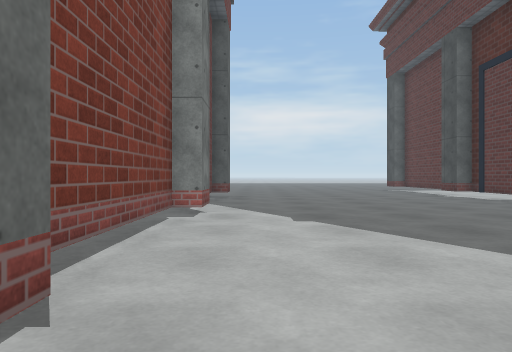
[1] (above)

21 first-person views from a walk through a scene from a Unity 3-D project. The camera is 0.72 m above the floor, looks level and sees 70° across. The floor is counted in squares, 1 m on a side. Each view is taken from the middle of a square. On the plan, view 1 faces up. The plan holds only what a view shows up to about 11 squares ahead; the rest is blank. The place goes on beyond the plan. The player character is not drawn. Some surface patterns are stand-ins.

[2]
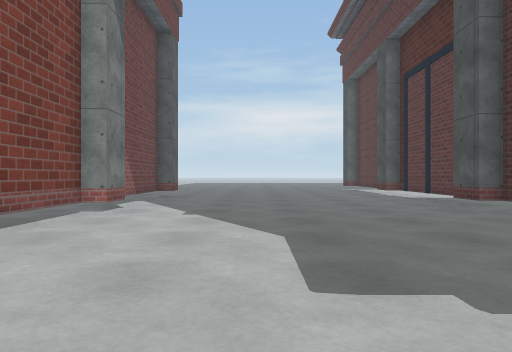

[3]
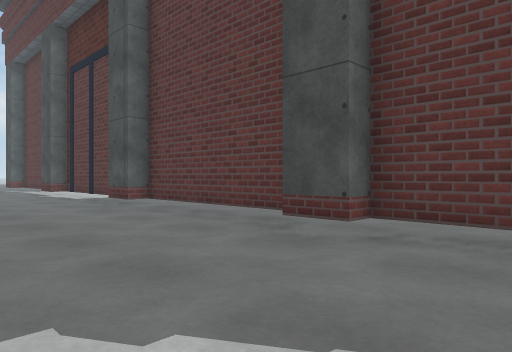

[4]
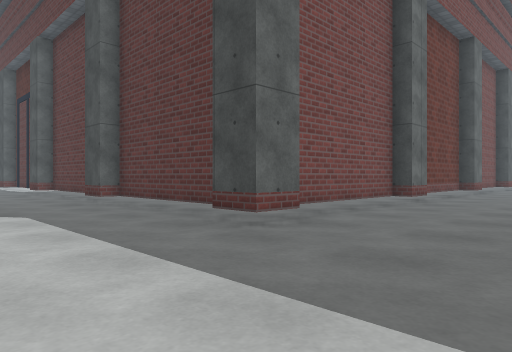

[5]
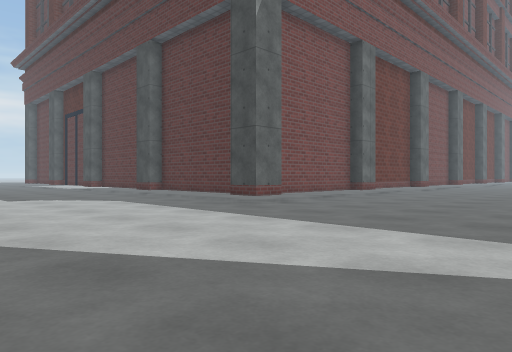

[6]
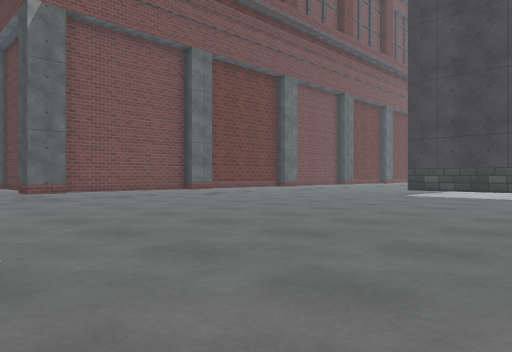

[7]
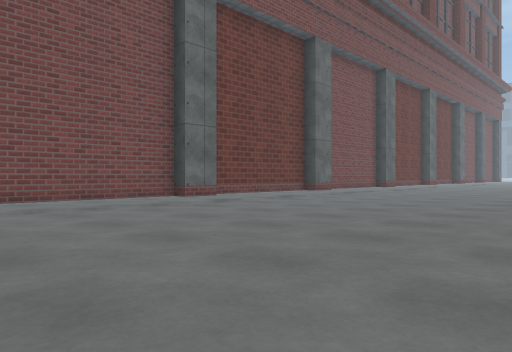

[8]
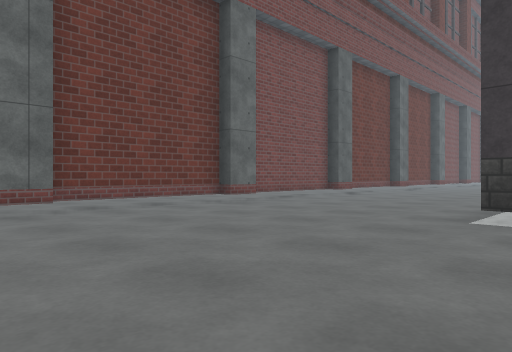

[9]
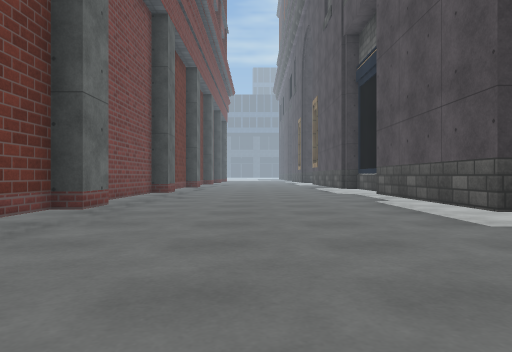

[10]
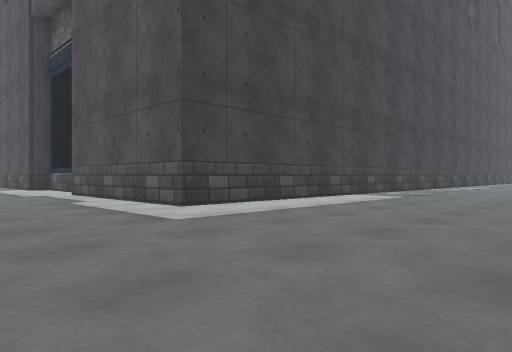

[11]
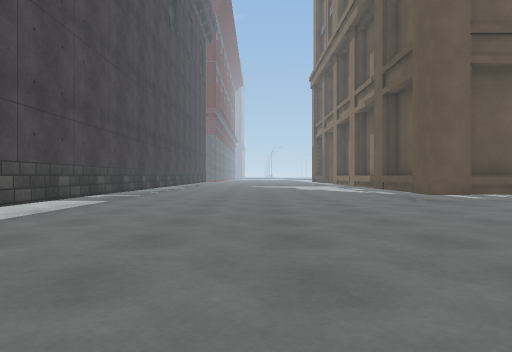

[12]
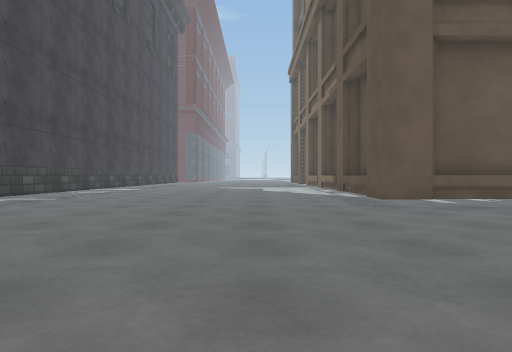

[13]
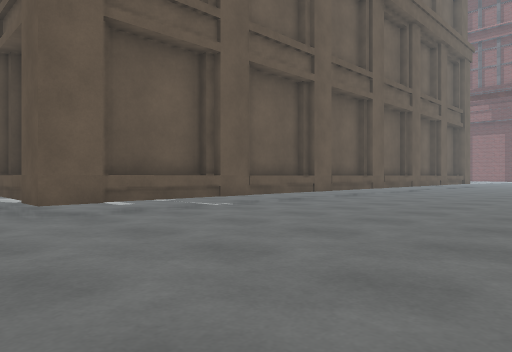

[14]
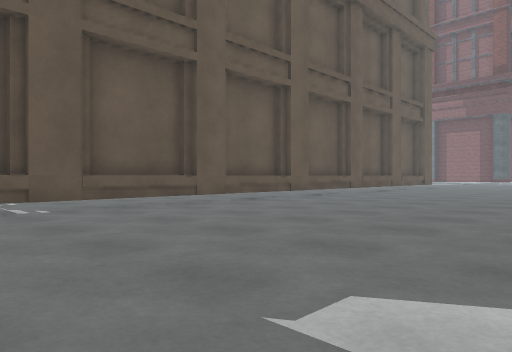

[15]
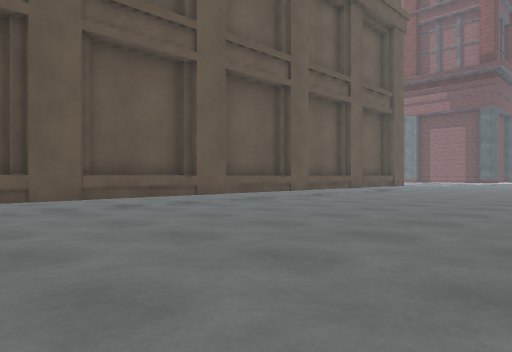

[16]
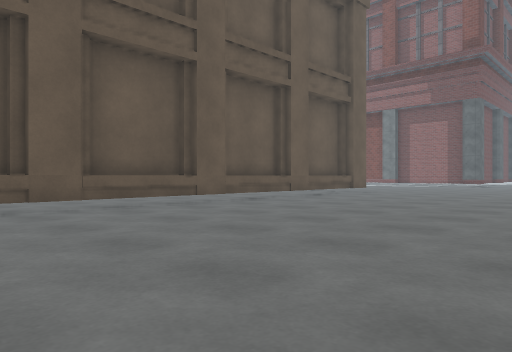

[17]
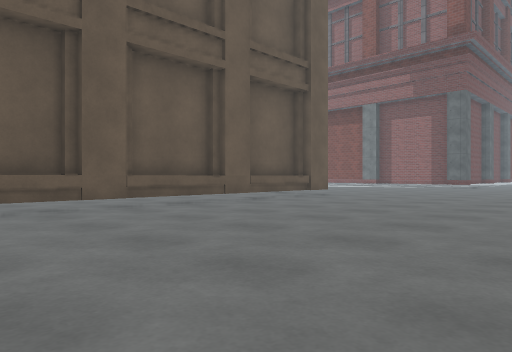

[18]
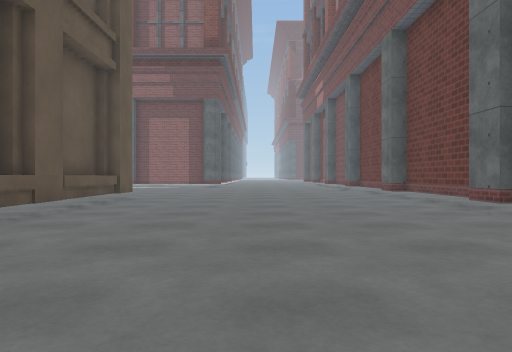

[19]
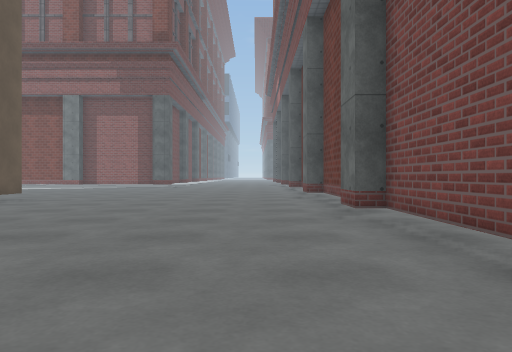

[20]
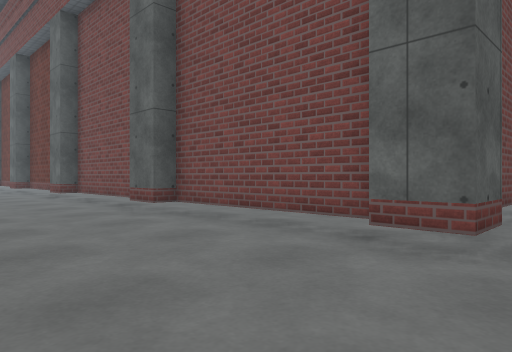

[21]
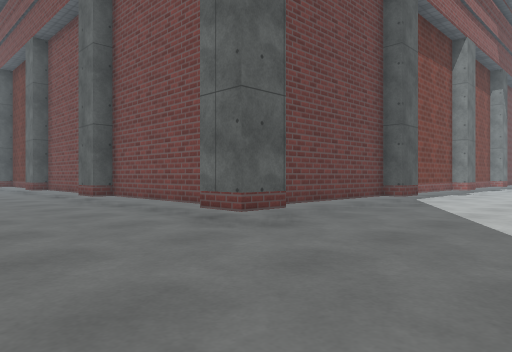

### Floor plan
Key: @ floor where view 1 was taken; # wall or solid block; . floor; B building.
Columns run from 17 left of view 1 to 24 right of it. Each row starts with its distance up from view 1.
 11                 ........#
 10                #........#
  9                #........#
  8                 ........#
  7                 #.......#
  6                ##.......#
  5                #........#
  4                #........#
  3                #........#
  2                 ........#
  1                 #.......#
  0                  @ .....#
 -1                    .....#
 -2                 ........#
 -3                 ........#
 -4                 #.......#################
 -5                ##........................
 -6                #.........................
 -7                #.........................
 -8                #.........................
 -9                #..........................
-10 #################.........................
-11 ...................................######
-12 ...................................#
-13 ...................................#
-14 ...................................#
-15 ...................................#
-16 ...................................#
-17 ...................................#
-18 ...................................#
-19 BBBBBBBBBBBBBBBBBBBBBBBBBB.........#
-20  #########################.........#
-21                          B.........#
-22                          B.........#
-23                          #

Positions as (right, up) in squares from view 1, and headings:
1: (0, 0), facing up
2: (2, -1), facing up
3: (3, -1), facing up-right
4: (3, -8), facing up-right
5: (0, -11), facing up-right
6: (4, -16), facing up-right
7: (7, -12), facing up-right
8: (11, -12), facing up-right
9: (12, -7), facing right
10: (12, -7), facing down-right
11: (13, -9), facing down
12: (11, -11), facing down
13: (10, -12), facing down-left
14: (6, -11), facing down-left
15: (2, -11), facing down-left
16: (-2, -11), facing down-left
17: (-5, -11), facing down-left
18: (-5, -15), facing left
19: (-6, -12), facing left
20: (0, -14), facing up-left
21: (3, -14), facing up-left
